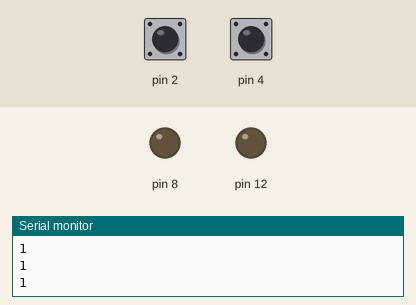
Simulated run of this sketch. Board: Arduino Uno, built with avr-gcc and run on an emulated ATmega328P. Shown: output pins drawn as LEDs (lit = HIGH), the last lines printed to the serial monitor. Dashed ring = blinking. Inputs (shaded band) come from the test bench; at power-on: pin 4 HIGH, pin 2 HIGH.

Above: at 1.2 s.
1.3 s: pin 4 pulled LOW for 3.2 s
At 1.8 s:
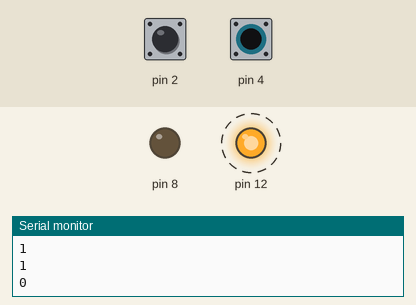
6.0 s: pin 2 pulled LOW for 0.15 s
At 6.5 s:
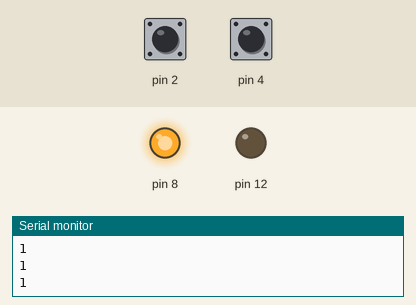
8.1 s: pin 2 pulled LOW for 3.2 s
At 11.4 s:
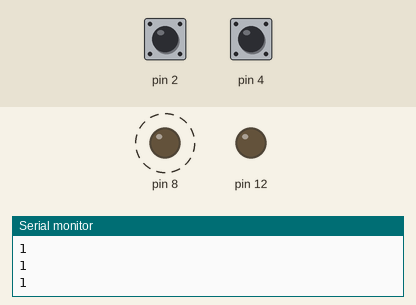
12.8 s: pin 2 driven LOW and pin 4 driven LOW
At 13.3 s:
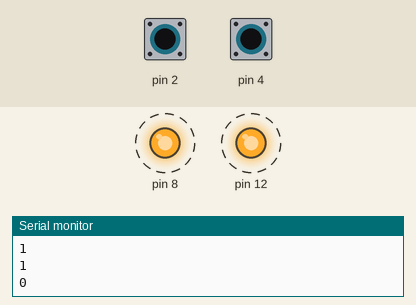
15.8 s: pin 2 driven HIGH
At 16.6 s:
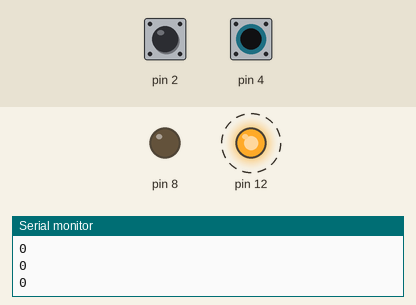
Timing chart, 0 to 19.8 s (numbered marks = the images above; inputs shaded):
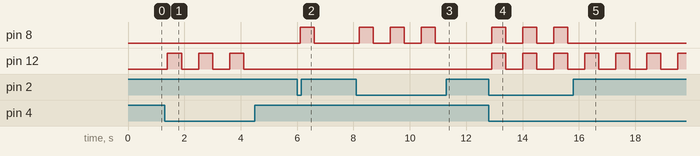

Measured:
- after the input at 1.3 s, pin 12: alternates HIGH for 0.50 s and LOW for 0.60 s, 6 changes in all, then stays LOW, starting after 0.10 s
- after the input at 6.0 s, pin 8: LOW → HIGH after 0.10 s, → LOW 0.50 s later
- after the input at 8.1 s, pin 8: alternates HIGH for 0.50 s and LOW for 0.60 s, 6 changes in all, then stays LOW, starting after 0.10 s
- after the input at 12.8 s, pin 8, pin 12: alternates HIGH for 0.50 s and LOW for 0.60 s, starting after 0.11 s
- after the input at 15.8 s, pin 8: stops changing and stays LOW

The sketch:

exercici4_input.ino
```cpp
void setup() {
  // put your setup code here, to run once:
  Serial.begin(9600);
  pinMode(2, INPUT_PULLUP);
  pinMode(12, OUTPUT);
  pinMode(8, OUTPUT);
  pinMode(4,INPUT_PULLUP);

}

void loop() {
  // put your main code here, to run repeatedly:

  int A = digitalRead(2);
  int B = digitalRead(4);
  Serial.println(B);

  delay(100);


if(A==0 && B==1){

  digitalWrite(8, HIGH);   // turn the LED on (HIGH is the voltage level)
  delay(500);              // wait for a second
  digitalWrite(8, LOW);    // turn the LED off by making the voltage LOW
  delay(500);   // wait for a second

} if (A==1 && B==0) {

  digitalWrite(12, HIGH);   // turn the LED on (HIGH is the voltage level)
  delay(500);              // wait for a second
  digitalWrite(12, LOW);    // turn the LED off by making the voltage LOW
  delay(500); // wait for a second


}
if (A==0 && B==0) {

  digitalWrite(12, HIGH);// turn the LED on (HIGH is the voltage level)
  digitalWrite(8, HIGH);
  delay(500);              // wait for a second
  digitalWrite(8, LOW);
  digitalWrite(12, LOW);    // turn the LED off by making the voltage LOW
  delay(500); // wait for a second


}


}
```
